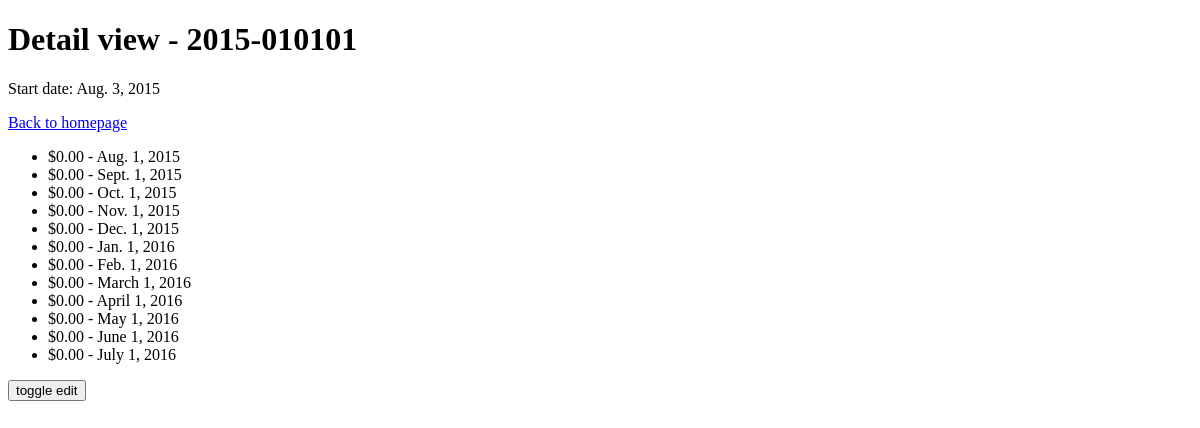
Before: /labs/projects/9/ (signed in) with the older database file.
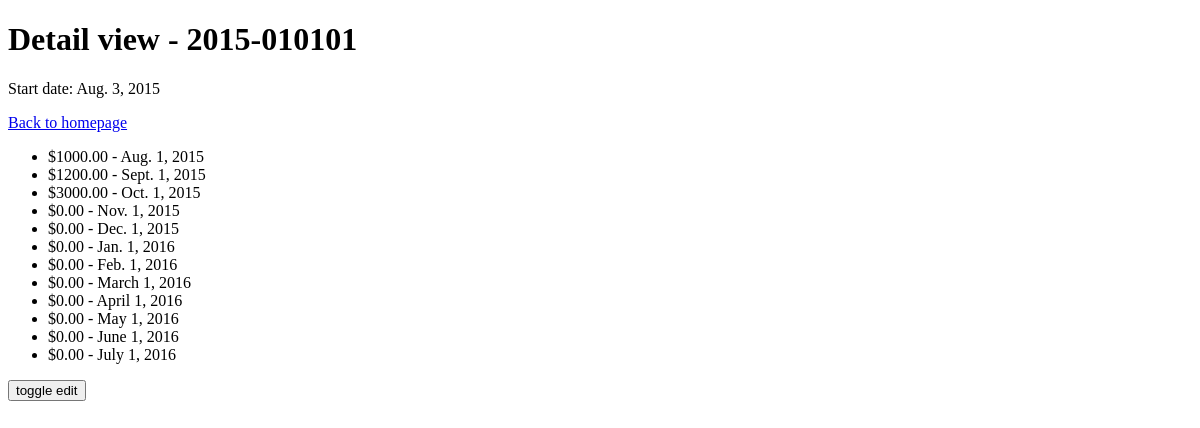
After: the same page with the newer database file.
### labs/models.py (models this page shows)
class Budget(models.Model):
	project = models.ForeignKey(Project)
	in_date = models.DateField()
	value = models.DecimalField(max_digits=12, decimal_places=2)

### labs/views.py (the view)
# urls.py: url(r'^projects/(?P<pk>[0-9]+)/$', views.project_detail, name='project_detail'),
@login_required(login_url='/labs/login/') # FIXME put the login_url in settings
def project_detail(request, pk):
	project = get_object_or_404(Project, pk=pk)
	return render(request, 'labs/project_detail.html',
				 { 'project' : project,
				 'budget' : project.budget_set.all(),}
				 )

### labs/templates/labs/project_detail.html (shortened to what this page needs)
<!doctype html>
<html>
	<head>
		<link rel="stylesheet"
			  href="//code.jquery.com/ui/1.11.4/themes/smoothness/jquery-ui.css">
	</head>
	<body>
		<h1>Detail view - {{ project.tag }}</h1>
		<p>Start date: {{ project.start_date }}</p>
		<a href="{% url 'labs:index' %}">Back to homepage</a>
		{% if budget %}
			<div id="show-view">
				<ul>
					{% for b in budget %}
						<li>${{ b.value }} - {{ b.in_date }}</li>
					{% endfor %}
				</ul>
			</div>
			<input type="button" onclick="javascript:toggle_edit()" value="toggle edit" />
		{% else %}
			<p>No budget available yet!</p>
		{% endif%}
	</body>
</html>

Changed rows visible on the page:
changed Budget "Aug. 1, 2015": value "0.00" → "1000.00"
changed Budget "Sept. 1, 2015": value "0.00" → "1200.00"
changed Budget "Oct. 1, 2015": value "0.00" → "3000.00"
